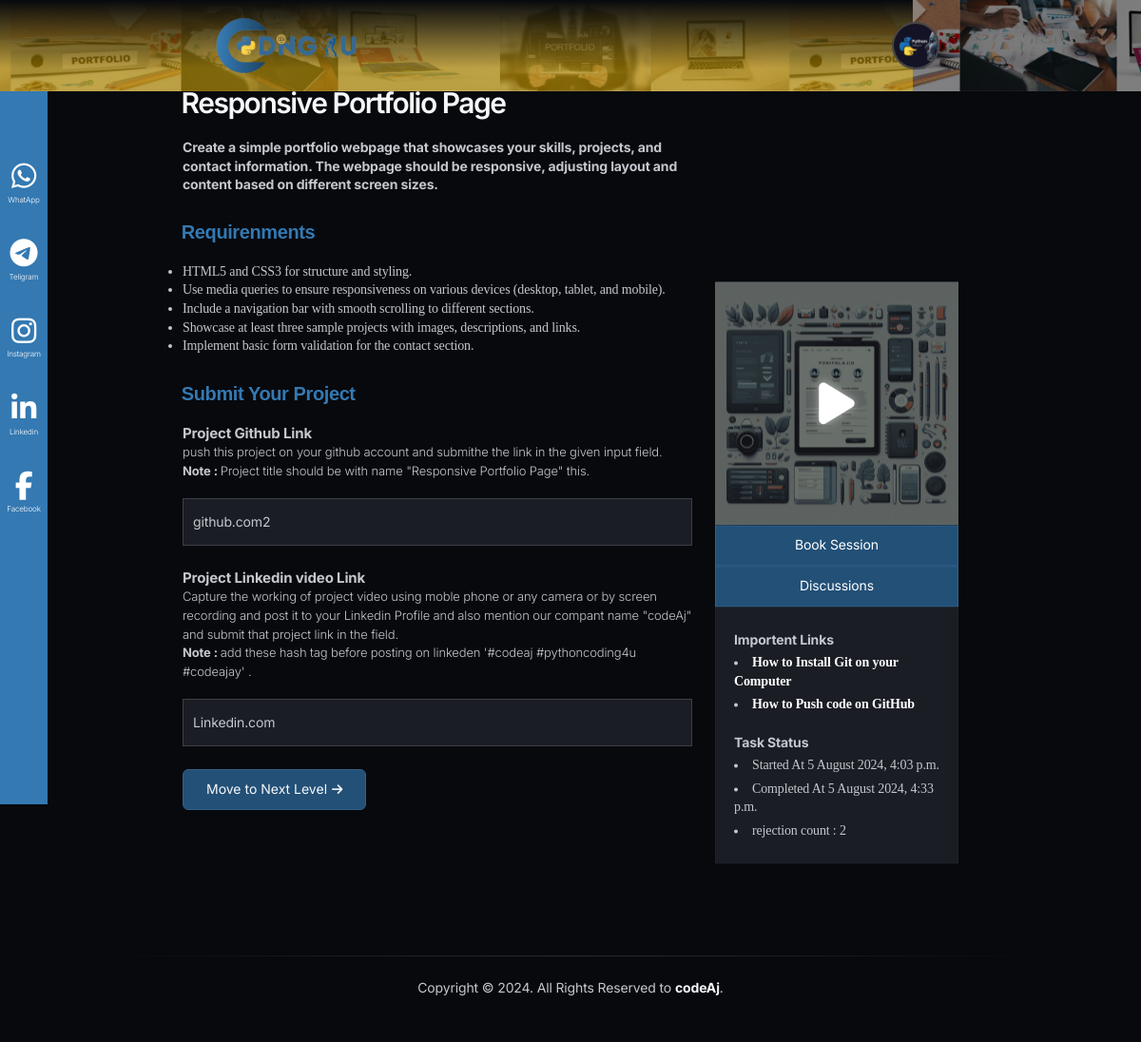
The page /level-one/ (signed in) on the database its author committed.
### accounts/models.py (models this page shows, shortened)
class Student(AbstractBaseUser, PermissionsMixin):
    STATUS_NOT_STARTED = 'not_started'
    STATUS_IN_PROGRESS = 'in_progress'
    STATUS_UNDER_REVIEW = 'under_review'
    STATUS_COMPLETED = 'completed'
    STATUS_REJECTED = 'rejected'
    STATUS_CHOICES = [
        (STATUS_NOT_STARTED, 'Not Started'),
        (STATUS_IN_PROGRESS, 'In Progress'),
        (STATUS_UNDER_REVIEW, 'Under Review'),
        (STATUS_COMPLETED, 'Completed'),
        (STATUS_REJECTED, 'Rejected'),
    ]
    email = models.EmailField(unique=True)
    name = models.CharField(max_length=255)
    profile_pic = models.ImageField(upload_to='profile_pics/', null=True, blank=True)
    phone_no = models.CharField(max_length=15, null=True, blank=True)
    whatsapp_no = models.CharField(max_length=15, null=True, blank=True)
    college = models.CharField(max_length=255, null=True, blank=True)
    domain = models.ForeignKey(Domain, on_delete=models.SET_NULL, null=True, blank=True)
    assignment1 = models.ForeignKey(Assignment, on_delete=models.SET_NULL, null=True, blank=True, related_name='assignment1')
    assignment1status = models.CharField(
        max_length=20,
        choices=STATUS_CHOICES,
        default=STATUS_NOT_STARTED,
    )
    assignment1starttime = models.DateTimeField(blank=True,null=True)
    assignment1endttime = models.DateTimeField(blank=True,null=True)
    assignment1rejectioncount = models.IntegerField(default=0)
    assignment2 = models.ForeignKey(Assignment, on_delete=models.SET_NULL, null=True, blank=True, related_name='assignment2')
    assignment2status = models.CharField(
        max_length=20,
        choices=STATUS_CHOICES,
        default=STATUS_NOT_STARTED,
    )
    assignment2starttime = models.DateTimeField(blank=True,null=True)
    assignment2endttime = models.DateTimeField(blank=True,null=True)
    assignment2rejectioncount = models.IntegerField(default=0)
    assignment3 = models.ForeignKey(Assignment, on_delete=models.SET_NULL, null=True, blank=True, related_name='assignment3')
    assignment3status = models.CharField(
        max_length=20,
        choices=STATUS_CHOICES,
        default=STATUS_NOT_STARTED,
    )
    assignment3starttime = models.DateTimeField(blank=True,null=True)
    assignment3endttime = models.DateTimeField(blank=True,null=True)
    assignment3rejectioncount = models.IntegerField(default=0)
    level_choices_student = [(0, 'Not Started'), (1, 'Level 1'), (2, 'Level 2'), (3, 'Level 3'), (4, 'pending'), (5, 'Certificate Level')]
    level_student = models.IntegerField(choices=level_choices_student, default=0)
    otp = models.IntegerField(null=True, blank=True)
    is_active = models.BooleanField(default=True)
    is_staff = models.BooleanField(default=False)
    date_joined = models.DateTimeField(default=timezone.now)
    objects = StudentManager()
    USERNAME_FIELD = 'email'
    REQUIRED_FIELDS = ['name']

class Assignment(models.Model):
    domain = models.ForeignKey(Domain, on_delete=models.SET_NULL, null=True, blank=True)
    assignment_question = models.CharField(max_length=255)
    assignment_description = models.TextField(null=True, blank=True)
    assignment_requirements = models.TextField(null=True, blank=True)
    assignment_banner = models.ImageField(upload_to='assignment_banners/', null=True, blank=True)
    assignment_banner1 = models.ImageField(upload_to='assignment_banners1/', null=True, blank=True)
    level_choices = [(1, 'Level 1'), (2, 'Level 2'), (3, 'Level 3')]
    level = models.IntegerField(choices=level_choices, default=0)
    links = models.ManyToManyField(RefralLink, null=True, blank=True)
    youtube_video_id = models.CharField(max_length=255,null=True, blank=True)
    slug = models.CharField(null=True, blank=True, max_length=100)

class AssignmentSubmit(models.Model):
    student = models.ForeignKey(Student, on_delete=models.SET_NULL, null=True, blank=True, unique=True)
    Assignment1_github_Link = models.TextField(null=True, blank=True)
    Assignment1_linkedin_link = models.TextField(null=True, blank=True)
    Assignment2_github_Link = models.TextField(null=True, blank=True)
    Assignment2_linkedin_link = models.TextField(null=True, blank=True)
    Assignment3_github_Link = models.TextField(null=True, blank=True)
    Assignment3_linkedin_link = models.TextField(null=True, blank=True)

class RefralLink(models.Model):
    title = models.CharField(max_length=255)
    url = models.URLField(max_length=255, null=True, blank=True)

### accounts/views.py (the view, shortened to what this page needs)
# urls.py: path('level-one/', views.level_one, name='level1'),
@login_required(login_url='/')
def level_one(request):
    student = request.user
    print(student.id)
    if student.assignment1status == 'not_started':
        student.assignment1status = 'in_progress'
        student.assignment1starttime = timezone.now()
        student.save()
    else:
        pass
    try:
        print("loading...1")
        submitted_data = AssignmentSubmit.objects.get(student=student)
        return render(request, 'level1.html',{"sdata": submitted_data})
    except:
        print("loading...")
        return render(request, 'level1.html')

### accounts/models.py (called while the page is built)
    def __str__(self):
        return self.domain_name

### templates/level1.html (shortened to what this page needs)
{% load static %}
{% include 'header.html' %}
<section class="support">
    <div class="iconn">
        <div class="spaceicon"></div>
        <i class="fa-brands fa-whatsapp"></i>
        <p>WhatApp</p>
        <i class="fa-brands fa-telegram"></i>
        <p>Teligram</p>
        <i class="fa-brands fa-instagram"></i>
        <p>Instagram</p>
        <i class="fa-brands fa-linkedin-in"></i>
        <p>Linkedin</p>
        <i class="fa-brands fa-facebook-f"></i>
        <p>Facebook</p>
    </div>
</section>
<div class="stg-container">
    <section >
        <div class="stg-row mobtopp">
            <div class="stg-col-8 ">
                <div class="bringer-grid-1cols" data-stagger-appear="zoom-in" data-stagger-unload="zoom-out" data-threshold="0.5" data-stagger-delay="150">
                    <div >
                        <h3 class="wow animate__animated animate__fadeInTopRight">{{user.assignment1.assignment_question}}</h3>
                        <p class="pdec" ><b>
                            {{user.assignment1.assignment_description}}
                        </b></p>
                        <h5 class="req">Requirenments</h5>
                        <p>
                            {{user.assignment1.assignment_requirements | safe}}
                        </p>
                        <div class="form-submit mt-5">
                        <form method="post">
                            <h5 class="mb-3 req">Submit Your Project</h5>
                            <p style="font-weight: 300; font-size: 13px;" >
                              <b  style="font-size: 15px;"  class="mb-2">Project Github Link </b>
                           <br>
                                push this project on your github account and submithe the link in the given input field.<br>
                                <b>Note : </b> Project title should be with name "{{user.assignment1.assignment_question}}" this.
                            </p>
                            <input value="{{sdata.Assignment1_github_Link}}" type="text" name="git" class="mb-4" placeholder="Project Git Link" required>
                            <p style="font-weight: 300; font-size: 13px;">
                                <b style="font-size: 15px;" class="mb-2">Project Linkedin video Link </b>
                             <br>
                                  Capture the working of project video using moble phone or any camera or by screen recording and post it to your Linkedin Profile and also mention our compant name "codeAj" and submit that project link in the field.<br>
                                  <b>Note : </b> add these hash tag before posting on linkeden '#codeaj #pythoncoding4u #codeajay' .
                              </p>
                            <input value="{{sdata.Assignment1_linkedin_link}}" type="text" name="linkedin" class="mb-5"  placeholder="Project video Linkedin Link" required>
                            <div class="mt-3" style="height: 100px;">
                                <button type="submit" class="mb-3 submit-button " >
                                    Move to Next Level
                                    <i class="fa-solid fa-arrow-right"></i>
                                </button>
                            </div>
                        </form>
                    </div>
                    </div>
                </div>
            </div>
            <div class="stg-col-4 stg-tp-bottom-gap-l" data-unload="fade-left" style="position: relative; border-radius:0px;">
                <div class="bringer-sticky-block is-init sidesticky" style="transform: translateY(0px);  position: sticky; border-radius:0px;">
                    <div class="card1" id="level1" style="border-radius:0px;">
                        <div class="bac" style="border-radius:0px;"></div>
                        <img style="border-radius:0px;" src="{{user.assignment1.assignment_banner.url}}" data-src="{{user.assignment1.assignment_banner.url}}" alt="" class=" img-fluid">
                        <i id="playVideoBtnL1" class="fa-solid fa-play play wow animate__animated animate__backOutDown"></i>
                    </div>
                    <div style="text-align: center;">
                        <a href="{% url 'mentor' %}" class="buttonnn" style="width: 100%; border-radius:0px; color:white;">Book Session</a>
                    </div>
                    <div style="text-align: center;">
                        <a href="/discussions/{{user.assignment1.slug}}" class="buttonnn" style="width: 100%; border-radius:0px;color:white;">Discussions</a>
                    </div>
                    <div class="bringer-block" data-delay="0" data-unload="zoom-out" data-threshold="0.5" style="--mouse-x: 159px; --mouse-y: -71.96250915527344px; padding:5px 20px; border-radius :0px;">
                        <br>
                        <b>Importent Links</b>
                            {% for i in  user.assignment1.links.all %}
                            <li><a style="color:#ffffff;" href="{{i.url}}">{{i.title}}</a></li>
                            {% endfor %}
                            <br>
                            <b>Task Status</b>
                            <li>Started At {{ user.assignment1starttime|date:"j F Y, g:i a" }}</li>
                            <li>Completed At {{user.assignment1endttime|date:"j F Y, g:i a" }}</li>
                            <li>rejection count : {{user.assignment1rejectioncount}}</li>
                            <br>
                    </div>
                </div>
            </div>
        </div>
    </section>
</div>
{% include 'footer.html' %}

### templates/header.html (shortened to what this page needs)
{% load static %}
<!DOCTYPE html>
<html lang="en">
<head>
    <link rel="stylesheet" href="https://cdnjs.cloudflare.com/ajax/libs/font-awesome/6.6.0/css/all.min.css" />
    <link type="text/css" rel="stylesheet" href="{% static 'css/config.css' %}">
    <link type="text/css" rel="stylesheet" href="{% static 'css/libs.css' %}">
    <link type="text/css" rel="stylesheet" href="{% static 'css/style.css' %}">
    <link type="text/css" rel="stylesheet" href="{% static 'css/responsive.css' %}">
</head>
<body>
    <header id="bringer-header" class="is-frosted is-sticky" data-appear="fade-down" data-unload="fade-up">
        <div class="bringer-header-inner">
            <div class="bringer-header-lp">
                <a href="{% url 'main' %}" class="bringer-logo">
                    <img src="{% static 'logo.png' %}" alt="bringer." width="180" height="24">
                </a>
            </div>
            <div class="bringer-header-rp">
                <div class="mainlogo">
                    <div class="bbx">
                        {% if user.email %}
                            {% if user.profile_pic %}
                                <a href="{% url 'profile' %}">
                                    <img id="profileimg" class="profile-image" src="{{user.profile_pic.url}}"  >
                                </a>
                            {% else %}
                                <a href="{% url 'profile' %}">
                                    <img id="profileimg" class="profile-image" src="https://t4.ftcdn.net/jpg/01/07/43/45/360_F_107434511_iarF2z88c6Ds6AlgtwotHSAktWCdYOn7.jpg"  >
                            </a>
                            {% endif %}
                        {% endif %}
                    </div>
                </div>
            </div>
        </div>
    </header>

### templates/footer.html (shortened to what this page needs)
        {% load static %}
        <footer id="bringer-footer" data-appear="fade-up" data-unload="fade-down">
            <div class="bringer-footer-line stg-container">
                <div class="align-center">
                    Copyright &copy; 2024. All Rights Reserved to <a href="https://codeajay.in">codeAj</a>.
                </div>
            </div>
        </footer>
</body>
</html>

### static/css/libs.css (style rules this page uses)
:root { --swiper-theme-color:#007aff }
:root { --swiper-navigation-size:44px }

### static/css/stg.css (style rules this page uses)
.stg-container { margin: 0 auto; width: var(--stg-container-width); }
.stg-row { display: flex; flex-wrap: nowrap; justify-content: space-between; margin: 0 calc(-0.5 * var(--stg-gap)); position: relative; z-index: 3; width: calc(100% + var(--stg-gap)); }
.stg-row > div { margin: 0 calc(0.5 * var(--stg-gap)); width: 100%; display: flex; flex-direction: column; align-items: flex-start; }
[class*='stg-col-'] > div:not(.stg-row) { width: 100%; }
.stg-row > .stg-col-33, .stg-row > .stg-col-4 { width: calc(33.333% - var(--stg-gap)); }
.stg-row > .stg-col-66, .stg-row > .stg-col-8 { width: calc(66.666% - var(--stg-gap)); }

### templates/header.html (style rules this page uses)
h3 { font-size: 30px; }
h5 { font-size: 20px; }
img { object-fit: cover; }
li { font-family: "Platypi", serif; padding-top : 5px; }
a { text-decoration: none; }
.submit-button { border : none; border : 2px solid gray; padding-bottom: 5px; padding-left: 10px; padding-right: 10px; }
.submit-button i { font-size: 13px; margin-left: 1px; transition: ease-in-out; transition-duration: 0.3s; }
.mainlogo { display: flex; flex-wrap: wrap; justify-content: space-between; }
.mainlogo .profile-image { width : 50px; height : 50px; border-radius: 50%; border : 2px solid rgb(70, 70, 70); margin: 0px; }
a { color :rgb(0, 0, 0); font-weight : 700; text-decoration: none; }
body { background-position: center; background-repeat: no-repeat; background-size:cover; }
.card1 { overflow: hidden; border-radius: 10px; position: relative; }
.card1 img { scale: 1; transition: ease-in-out 0.4s; }
.bac { background-color: rgba(0, 0, 0, 0.559); position: absolute; width: 100%; height: 100%; z-index: 1; box-shadow: rgba(0, 0, 0, 0.56) 0px 22px 70px 4px; border-radius: 10px; text-shadow:rgba(0, 0, 0, 0.56) 0px 22px 70px 4px;; }
.play { margin: 0; position: absolute; top: 50%; left: 50%; transform: translate(-50%, -50%); font-size: 50px; color:white; z-index: 999; }
.fa-play { color: white; text-shadow: 0 0 10px rgba(255, 255, 255, 0.5); transition: text-shadow 0.3s; }
.fa-play { color: white; text-shadow: 0 0 10px rgba(255, 255, 255, 0.5); animation: shadow-pulse 2s infinite; }
@media only screen and (max-width: 1366px) { .bringer-header-inner { padding-left: 100px; padding-right: 100px; } }

### rows shown on the page
Student: profile_pic (picture), assignment1.assignment_question "Responsive Portfolio Page", assignment1.assignment_description "Create a simple portfolio webpage that showcases your skills, projects, and contact information. The webpage should be responsive, adjusting layout and content based on different screen sizes.", assignment1.assignment_requirements "HTML5 and CSS3 for structure and styling. Use media queries to ensure responsiveness on various devices (desktop, tablet, and mobile). Include a navigation bar with smooth scrolling to different sections. Showcase at least three sample projects with images, descriptions, and links. Implement basic form validation for the contact section.", assignment1.assignment_banner (picture), assignment1starttime "5 August 2024, 4:03 p.m.", assignment1endttime "5 August 2024, 4:33 p.m.", assignment1rejectioncount "2"
AssignmentSubmit: git "github.com2", linkedin "Linkedin.com"
RefralLink: title "How to Install Git on your Computer"
RefralLink: title "How to Push code on GitHub"
